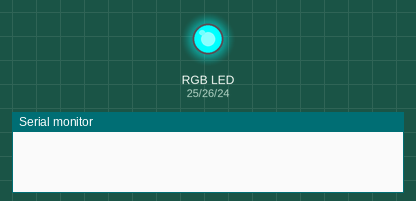
This sketch was run on a simulated Arduino Mega 2560, built with avr-gcc and run on an emulated ATmega2560. Shown: an RGB LED mixed from three pins (HIGH = lit), the last lines printed to the serial monitor.

Above: at 0.5 s.
At 1.5 s:
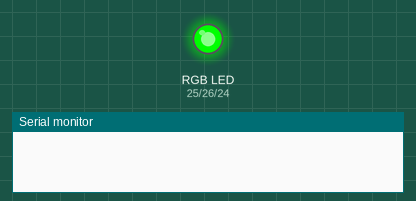
At 5.5 s:
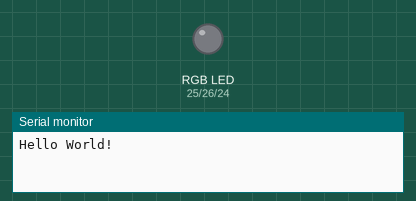
Timing chart, 0 to 6.9 s (numbered marks = the images above):
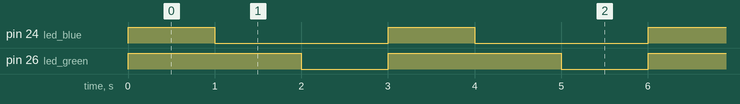

Measured:
- by itself, pin 24 (led_blue): alternates HIGH for 1.0 s and LOW for 2.0 s
- by itself, pin 26 (led_green): alternates HIGH for 2.0 s and LOW for 1.0 s
- by itself, everything shown: repeats every 3.0 s, in 4 steps

The sketch:

GB_cartridge_RGB.ino
```cpp
// PORTC lower OUT
// PORTD higher OUT
// PORTF DATA
// GB_RD E1
// GB_WR E0

int led_blue = 24; // B5
int led_red = 25; // B6
int led_green = 26; // B7

void setup() {
  // put your setup code here, to run once:
  pinMode(led_blue, OUTPUT);
  pinMode(led_red, OUTPUT);
  pinMode(led_green, OUTPUT);
  digitalWrite(led_blue, HIGH);
  digitalWrite(led_red, HIGH);
  digitalWrite(led_green, HIGH);

  Serial.begin(9600);
}

void loop() {
  // put your main code here, to run repeatedly:
  digitalWrite(led_red, LOW);
  delay(1000);
  digitalWrite(led_blue, LOW);
  delay(1000);
  digitalWrite(led_green, LOW);
  delay(1000);
  Serial.println("Hello World!");

  digitalWrite(led_blue, HIGH);
  digitalWrite(led_red, HIGH);
  digitalWrite(led_green, HIGH);
}
```
